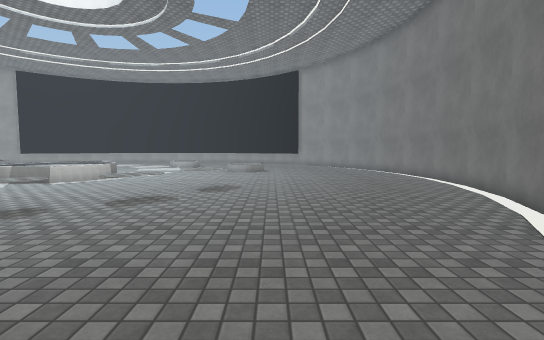
[1] (above)

17 first-person views from a walk through a scene from a Unity 3-D project. The camera is 1.4 m above the floor, tilts 4° down and sees 85° across. The floor is counted in squares, 1 m on a side. Each view is taken from the middle of a square. On the plan, view 1 faces up. The plan holds only what a view shows up to about 14 squares ahead; the rest is blank. Surface patterns are stand-ins for the level's own textures.

[2]
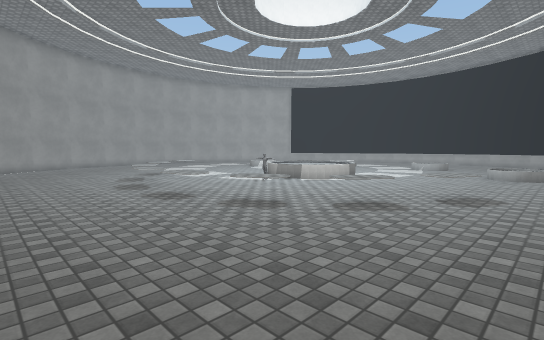

[3]
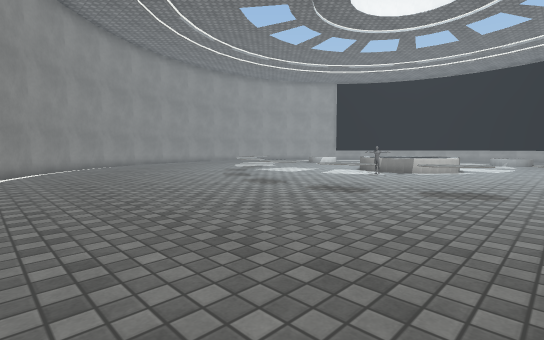

[4]
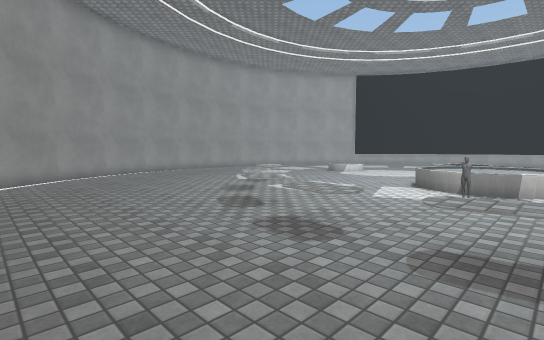

[5]
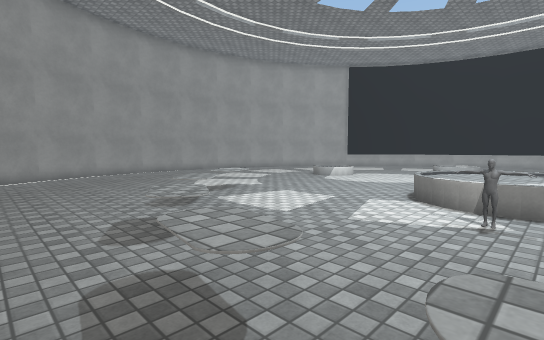

[6]
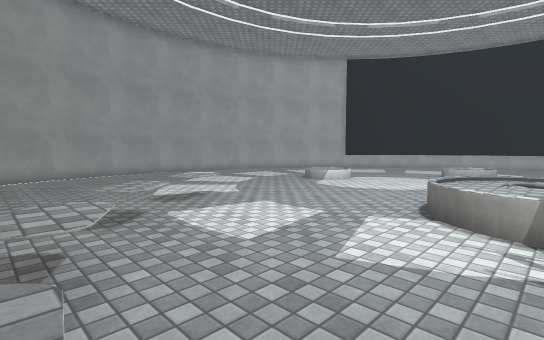

[7]
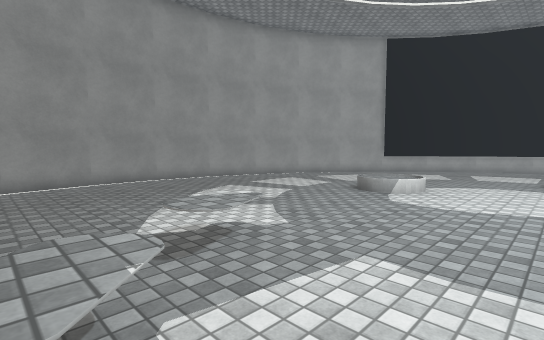

[8]
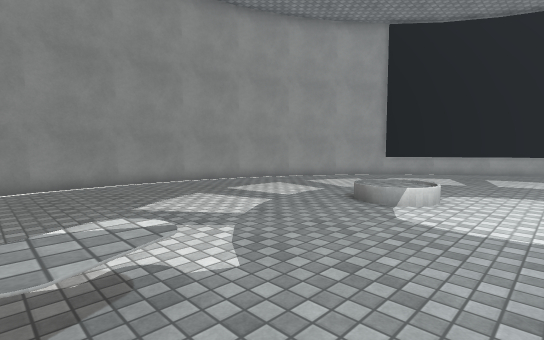

[9]
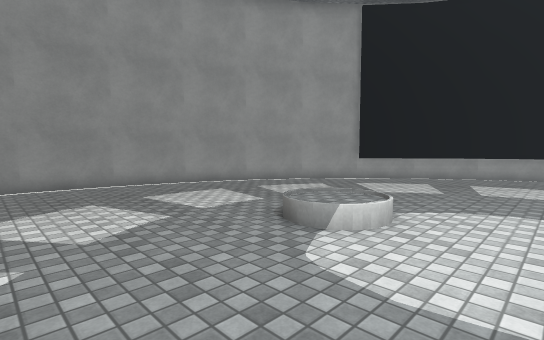

[10]
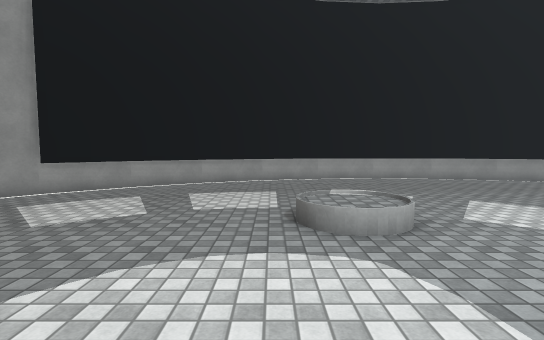

[11]
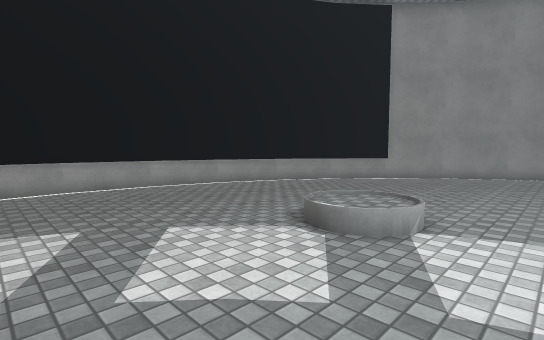

[12]
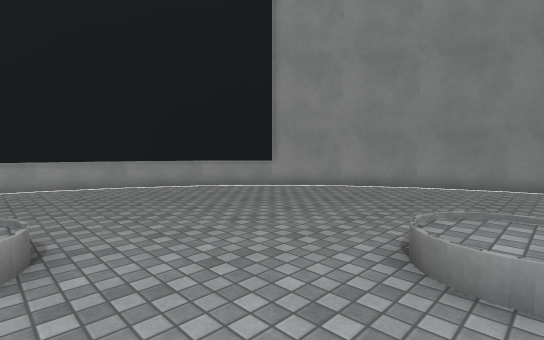

[13]
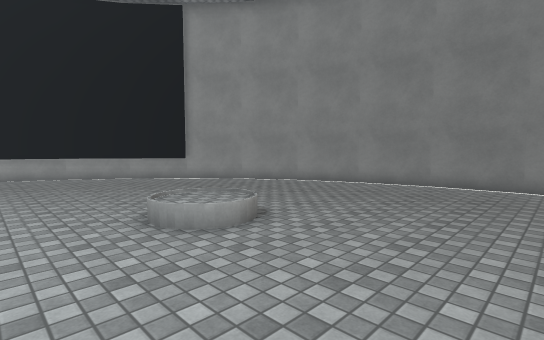

[14]
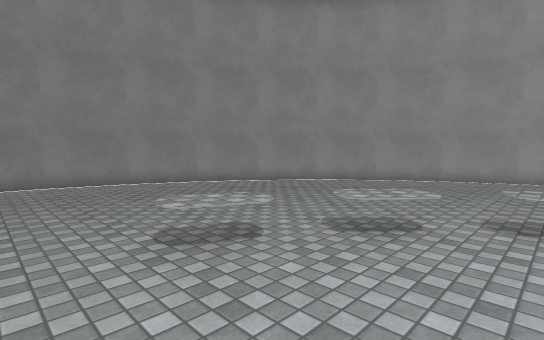

[15]
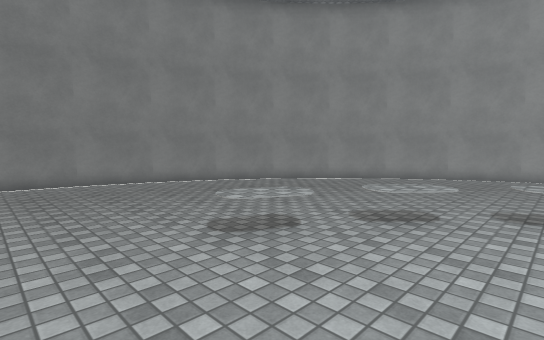

[16]
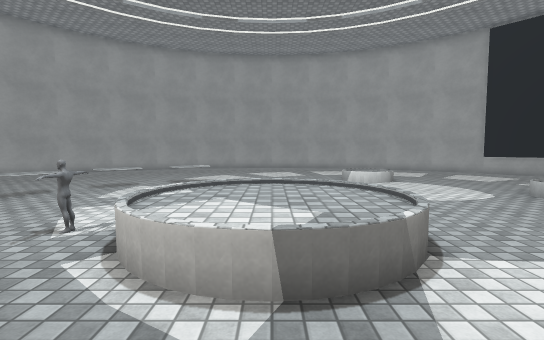

[17]
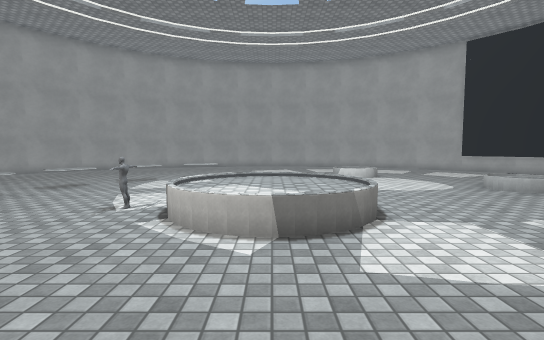

### Floor plan
Key: @ floor where view 1 was taken; # wall or solid block; . main floor; : floor 0.5 m higher than the main floor; / step, stairs or slope; = window, fence, low wall or low ledge; O other object.
Columns run from 28 left of view 1 to 8 right of it. Each row starts with its distance up from view 1.
 31             #############
 30           ###...........###
 29         ###...............###
 28        ##...................##
 27       ##.....................##
 26      ##........ ..............###
 25      .......... ................##
 24     ........../ ...../ ..........#
 23     ..........  ..../::..........##
 22   #...........//.....//...........#
 21  ##..... .........................##
 20  #/..... ........................./#
 19  #....... /..........  ...: .......#
 18  #.......::...............::.......#
 17 ##.......//........................##
 16 #/...............OOO.............../#
 15 #/..............OOOOO............../#
 14 #/..............OOOOO............../#
 13 #/..............OOOOO............../#
 12 #/...............OOO.............../#
 11 ##........OO......==.....OO........##
 10  #........OO.............OO........#
  9  #.........OO...........OO.........#
  8  #/........OOO.........OOO......../#
  7  ##..........OO.......OO..........##
  6   #...........OOOO.OOOO...........#
  5   ##............OO.OO............##
  4    #.............................#
  3    ##...........................##
  2     ##.........................##
  1      ##.......................##
  0       ##....................@##
 -1        ###.................###
 -2               ........../###
 -3                        ###

Where each view was taken, in squares from view 1:
view 1: 0 up, 0 right, facing up
view 2: 1 up, 0 right, facing up-left
view 3: 2 down, 4 left, facing up-left
view 4: 1 up, 8 left, facing up-left
view 5: 4 up, 9 left, facing up-left
view 6: 6 up, 10 left, facing up-left
view 7: 8 up, 14 left, facing up-left
view 8: 10 up, 15 left, facing up-left
view 9: 13 up, 15 left, facing up-left
view 10: 17 up, 15 left, facing up
view 11: 20 up, 12 left, facing up-right
view 12: 18 up, 6 left, facing up-right
view 13: 13 up, 5 left, facing up-right
view 14: 13 up, 6 left, facing down-right
view 15: 14 up, 6 left, facing down-right
view 16: 14 up, 5 left, facing left
view 17: 14 up, 3 left, facing left
